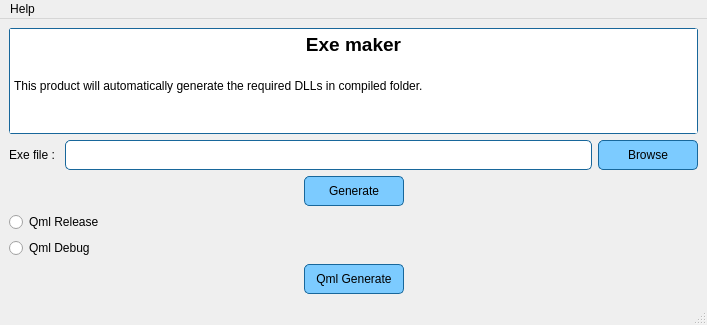
<?xml version="1.0" encoding="UTF-8"?>
<ui version="4.0">
 <class>MainWindow</class>
 <widget class="QMainWindow" name="MainWindow">
  <property name="windowModality">
   <enum>Qt::NonModal</enum>
  </property>
  <property name="enabled">
   <bool>true</bool>
  </property>
  <property name="geometry">
   <rect>
    <x>0</x>
    <y>0</y>
    <width>707</width>
    <height>325</height>
   </rect>
  </property>
  <property name="sizePolicy">
   <sizepolicy hsizetype="Preferred" vsizetype="Preferred">
    <horstretch>0</horstretch>
    <verstretch>0</verstretch>
   </sizepolicy>
  </property>
  <property name="windowTitle">
   <string>Exe maker</string>
  </property>
  <property name="whatsThis">
   <string extracomment="A simple programe to automatically generate DLLs in selected folder."/>
  </property>
  <property name="autoFillBackground">
   <bool>false</bool>
  </property>
  <property name="styleSheet">
   <string notr="true">QMessageBox
{
	background-color: rgb(255, 255, 255);
	color: black;

}</string>
  </property>
  <property name="documentMode">
   <bool>false</bool>
  </property>
  <widget class="QWidget" name="centralwidget">
   <layout class="QGridLayout" name="gridLayout">
    <item row="6" column="0" rowspan="2">
     <layout class="QHBoxLayout" name="horizontalLayout_3">
      <property name="leftMargin">
       <number>0</number>
      </property>
      <property name="topMargin">
       <number>0</number>
      </property>
      <item>
       <spacer name="horizontalSpacer_3">
        <property name="orientation">
         <enum>Qt::Horizontal</enum>
        </property>
        <property name="sizeHint" stdset="0">
         <size>
          <width>40</width>
          <height>20</height>
         </size>
        </property>
       </spacer>
      </item>
      <item>
       <widget class="QPushButton" name="qmlGenerate">
        <property name="minimumSize">
         <size>
          <width>100</width>
          <height>30</height>
         </size>
        </property>
        <property name="styleSheet">
         <string notr="true">border : 1px solid rgb(24, 103, 155);
border-radius: 5px;
background-color: rgb(124, 203, 255);
color: black;
</string>
        </property>
        <property name="text">
         <string>Qml Generate</string>
        </property>
       </widget>
      </item>
      <item>
       <spacer name="horizontalSpacer_4">
        <property name="orientation">
         <enum>Qt::Horizontal</enum>
        </property>
        <property name="sizeHint" stdset="0">
         <size>
          <width>40</width>
          <height>20</height>
         </size>
        </property>
       </spacer>
      </item>
     </layout>
    </item>
    <item row="2" column="0">
     <layout class="QHBoxLayout" name="horizontalLayout">
      <item>
       <widget class="QLabel" name="label">
        <property name="text">
         <string>Exe file : </string>
        </property>
       </widget>
      </item>
      <item>
       <widget class="QLineEdit" name="lineEdit">
        <property name="sizePolicy">
         <sizepolicy hsizetype="Expanding" vsizetype="Expanding">
          <horstretch>0</horstretch>
          <verstretch>0</verstretch>
         </sizepolicy>
        </property>
        <property name="minimumSize">
         <size>
          <width>100</width>
          <height>30</height>
         </size>
        </property>
        <property name="styleSheet">
         <string notr="true">border : 1px solid rgb(24, 103, 155);
border-radius: 5px;


</string>
        </property>
       </widget>
      </item>
      <item>
       <widget class="QPushButton" name="pushButton">
        <property name="sizePolicy">
         <sizepolicy hsizetype="Minimum" vsizetype="Minimum">
          <horstretch>0</horstretch>
          <verstretch>0</verstretch>
         </sizepolicy>
        </property>
        <property name="minimumSize">
         <size>
          <width>100</width>
          <height>30</height>
         </size>
        </property>
        <property name="styleSheet">
         <string notr="true">border : 1px solid rgb(24, 103, 155);
border-radius: 5px;
background-color: rgb(124, 203, 255);
color: black;
</string>
        </property>
        <property name="text">
         <string>Browse</string>
        </property>
       </widget>
      </item>
     </layout>
    </item>
    <item row="3" column="0">
     <spacer name="verticalSpacer_2">
      <property name="orientation">
       <enum>Qt::Vertical</enum>
      </property>
      <property name="sizeHint" stdset="0">
       <size>
        <width>20</width>
        <height>40</height>
       </size>
      </property>
     </spacer>
    </item>
    <item row="1" column="0">
     <spacer name="verticalSpacer">
      <property name="orientation">
       <enum>Qt::Vertical</enum>
      </property>
      <property name="sizeHint" stdset="0">
       <size>
        <width>20</width>
        <height>40</height>
       </size>
      </property>
     </spacer>
    </item>
    <item row="5" column="0">
     <layout class="QVBoxLayout" name="verticalLayout">
      <property name="topMargin">
       <number>0</number>
      </property>
      <item>
       <widget class="QRadioButton" name="release">
        <property name="text">
         <string>Qml Release</string>
        </property>
       </widget>
      </item>
      <item>
       <widget class="QRadioButton" name="debug">
        <property name="text">
         <string>Qml Debug</string>
        </property>
       </widget>
      </item>
     </layout>
    </item>
    <item row="4" column="0">
     <layout class="QHBoxLayout" name="horizontalLayout_2">
      <item>
       <spacer name="horizontalSpacer">
        <property name="orientation">
         <enum>Qt::Horizontal</enum>
        </property>
        <property name="sizeHint" stdset="0">
         <size>
          <width>40</width>
          <height>20</height>
         </size>
        </property>
       </spacer>
      </item>
      <item>
       <widget class="QPushButton" name="pushButton_2">
        <property name="sizePolicy">
         <sizepolicy hsizetype="Minimum" vsizetype="Minimum">
          <horstretch>0</horstretch>
          <verstretch>0</verstretch>
         </sizepolicy>
        </property>
        <property name="minimumSize">
         <size>
          <width>100</width>
          <height>30</height>
         </size>
        </property>
        <property name="styleSheet">
         <string notr="true">border : 1px solid rgb(24, 103, 155);
border-radius: 5px;
background-color: rgb(124, 203, 255);
color: black;
</string>
        </property>
        <property name="text">
         <string>Generate</string>
        </property>
       </widget>
      </item>
      <item>
       <spacer name="horizontalSpacer_2">
        <property name="orientation">
         <enum>Qt::Horizontal</enum>
        </property>
        <property name="sizeHint" stdset="0">
         <size>
          <width>40</width>
          <height>20</height>
         </size>
        </property>
       </spacer>
      </item>
     </layout>
    </item>
    <item row="0" column="0">
     <widget class="QTextEdit" name="textEdit">
      <property name="sizePolicy">
       <sizepolicy hsizetype="Preferred" vsizetype="Preferred">
        <horstretch>0</horstretch>
        <verstretch>0</verstretch>
       </sizepolicy>
      </property>
      <property name="styleSheet">
       <string notr="true">border : 1px solid rgb(24, 103, 155);
border-radius: 3px;

</string>
      </property>
      <property name="readOnly">
       <bool>true</bool>
      </property>
      <property name="html">
       <string>&lt;!DOCTYPE HTML PUBLIC &quot;-//W3C//DTD HTML 4.0//EN&quot; &quot;http://www.w3.org/TR/REC-html40/strict.dtd&quot;&gt;
&lt;html&gt;&lt;head&gt;&lt;meta name=&quot;qrichtext&quot; content=&quot;1&quot; /&gt;&lt;style type=&quot;text/css&quot;&gt;
p, li { white-space: pre-wrap; }
&lt;/style&gt;&lt;/head&gt;&lt;body style=&quot; font-family:'Sans'; font-size:10pt; font-weight:400; font-style:normal;&quot;&gt;
&lt;p align=&quot;center&quot; style=&quot; margin-top:0px; margin-bottom:0px; margin-left:0px; margin-right:0px; -qt-block-indent:0; text-indent:0px;&quot;&gt;&lt;span style=&quot; font-family:'MS Shell Dlg 2'; font-size:14pt; font-weight:600;&quot;&gt;Exe maker&lt;/span&gt;&lt;/p&gt;
&lt;p align=&quot;center&quot; style=&quot;-qt-paragraph-type:empty; margin-top:0px; margin-bottom:0px; margin-left:0px; margin-right:0px; -qt-block-indent:0; text-indent:0px; font-family:'MS Shell Dlg 2'; font-size:14pt; font-weight:600;&quot;&gt;&lt;br /&gt;&lt;/p&gt;
&lt;p style=&quot; margin-top:0px; margin-bottom:0px; margin-left:0px; margin-right:0px; -qt-block-indent:0; text-indent:0px;&quot;&gt;&lt;span style=&quot; font-family:'MS Shell Dlg 2'; font-size:9pt;&quot;&gt;This product will automatically generate the required DLLs in compiled folder.&lt;/span&gt;&lt;/p&gt;&lt;/body&gt;&lt;/html&gt;</string>
      </property>
     </widget>
    </item>
   </layout>
  </widget>
  <widget class="QMenuBar" name="menubar">
   <property name="geometry">
    <rect>
     <x>0</x>
     <y>0</y>
     <width>707</width>
     <height>23</height>
    </rect>
   </property>
   <widget class="QMenu" name="menuFiles">
    <property name="title">
     <string>Help</string>
    </property>
    <addaction name="actionAbout_Qt"/>
   </widget>
   <addaction name="menuFiles"/>
  </widget>
  <widget class="QStatusBar" name="statusbar"/>
  <action name="actionAbout_Qt">
   <property name="text">
    <string>About Qt</string>
   </property>
  </action>
 </widget>
 <resources/>
 <connections/>
</ui>
